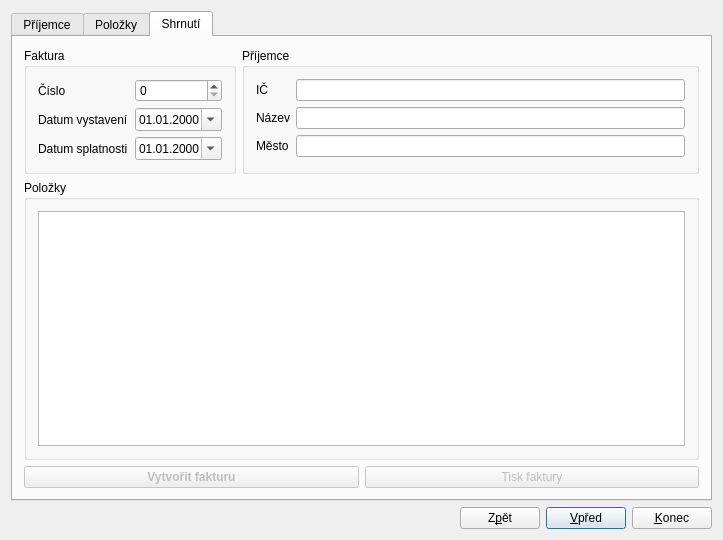
<?xml version="1.0" encoding="UTF-8"?>
<ui version="4.0">
 <class>NewInvoice</class>
 <widget class="QMainWindow" name="NewInvoice">
  <property name="geometry">
   <rect>
    <x>0</x>
    <y>0</y>
    <width>723</width>
    <height>540</height>
   </rect>
  </property>
  <property name="windowTitle">
   <string>Nová faktura</string>
  </property>
  <widget class="QWidget" name="centralWidget">
   <layout class="QVBoxLayout" name="verticalLayout">
    <item>
     <widget class="QTabWidget" name="tabWidget">
      <property name="whatsThis">
       <string>&lt;html&gt;&lt;head/&gt;&lt;body&gt;&lt;p&gt;&lt;br/&gt;&lt;/p&gt;&lt;/body&gt;&lt;/html&gt;</string>
      </property>
      <property name="currentIndex">
       <number>2</number>
      </property>
      <widget class="QWidget" name="tab_rcv">
       <attribute name="title">
        <string>Příjemce</string>
       </attribute>
       <layout class="QVBoxLayout" name="verticalLayout_2">
        <item>
         <widget class="QTableView" name="rcvView">
          <property name="selectionMode">
           <enum>QAbstractItemView::ExtendedSelection</enum>
          </property>
          <property name="selectionBehavior">
           <enum>QAbstractItemView::SelectRows</enum>
          </property>
          <property name="horizontalScrollMode">
           <enum>QAbstractItemView::ScrollPerPixel</enum>
          </property>
          <attribute name="horizontalHeaderStretchLastSection">
           <bool>true</bool>
          </attribute>
         </widget>
        </item>
        <item>
         <layout class="QHBoxLayout" name="horizontalLayout_3">
          <item>
           <widget class="QLabel" name="filtRcvLabel">
            <property name="text">
             <string>Filtr:</string>
            </property>
           </widget>
          </item>
          <item>
           <widget class="QLineEdit" name="filtRcvEdit"/>
          </item>
          <item>
           <widget class="QPushButton" name="newRcvButton">
            <property name="text">
             <string>Nový příjemce</string>
            </property>
           </widget>
          </item>
         </layout>
        </item>
       </layout>
      </widget>
      <widget class="QWidget" name="tab_items">
       <attribute name="title">
        <string>Položky</string>
       </attribute>
       <layout class="QVBoxLayout" name="verticalLayout_3">
        <item>
         <widget class="QTableView" name="itmView">
          <property name="selectionMode">
           <enum>QAbstractItemView::NoSelection</enum>
          </property>
          <property name="horizontalScrollMode">
           <enum>QAbstractItemView::ScrollPerPixel</enum>
          </property>
          <attribute name="horizontalHeaderStretchLastSection">
           <bool>true</bool>
          </attribute>
         </widget>
        </item>
        <item>
         <layout class="QHBoxLayout" name="horizontalLayout_2">
          <item>
           <widget class="QLabel" name="filtItmLabel">
            <property name="text">
             <string>Filtr:</string>
            </property>
           </widget>
          </item>
          <item>
           <widget class="QLineEdit" name="filtItmEdit"/>
          </item>
          <item>
           <widget class="QPushButton" name="pushButton_2">
            <property name="text">
             <string>Nová položka</string>
            </property>
           </widget>
          </item>
         </layout>
        </item>
       </layout>
      </widget>
      <widget class="QWidget" name="tab_sum">
       <attribute name="title">
        <string>Shrnutí</string>
       </attribute>
       <layout class="QVBoxLayout" name="verticalLayout_4">
        <item>
         <layout class="QHBoxLayout" name="horizontalLayout_4">
          <item>
           <widget class="QGroupBox" name="groupBox_2">
            <property name="title">
             <string>Faktura</string>
            </property>
            <layout class="QFormLayout" name="formLayout">
             <item row="0" column="0">
              <widget class="QLabel" name="label_6">
               <property name="text">
                <string>Číslo</string>
               </property>
              </widget>
             </item>
             <item row="0" column="1">
              <widget class="QSpinBox" name="invNOBox">
               <property name="maximum">
                <number>203012999</number>
               </property>
              </widget>
             </item>
             <item row="1" column="0">
              <widget class="QLabel" name="label_2">
               <property name="text">
                <string>Datum vystavení</string>
               </property>
              </widget>
             </item>
             <item row="1" column="1">
              <widget class="QDateEdit" name="issEdit">
               <property name="displayFormat">
                <string>dd.MM.yyyy</string>
               </property>
               <property name="calendarPopup">
                <bool>true</bool>
               </property>
              </widget>
             </item>
             <item row="2" column="0">
              <widget class="QLabel" name="label">
               <property name="text">
                <string>Datum splatnosti</string>
               </property>
              </widget>
             </item>
             <item row="2" column="1">
              <widget class="QDateEdit" name="dueEdit">
               <property name="displayFormat">
                <string>dd.MM.yyyy</string>
               </property>
               <property name="calendarPopup">
                <bool>true</bool>
               </property>
              </widget>
             </item>
            </layout>
           </widget>
          </item>
          <item>
           <widget class="QGroupBox" name="rcvGroupBox">
            <property name="title">
             <string>Příjemce</string>
            </property>
            <layout class="QFormLayout" name="formLayout_2">
             <item row="0" column="0">
              <widget class="QLabel" name="label_3">
               <property name="text">
                <string>IČ</string>
               </property>
              </widget>
             </item>
             <item row="1" column="0">
              <widget class="QLabel" name="label_4">
               <property name="text">
                <string>Název</string>
               </property>
              </widget>
             </item>
             <item row="1" column="1">
              <widget class="QLineEdit" name="nameEdit">
               <property name="frame">
                <bool>true</bool>
               </property>
               <property name="readOnly">
                <bool>true</bool>
               </property>
              </widget>
             </item>
             <item row="3" column="0">
              <widget class="QLabel" name="label_5">
               <property name="text">
                <string>Město</string>
               </property>
              </widget>
             </item>
             <item row="3" column="1">
              <widget class="QLineEdit" name="cityEdit">
               <property name="frame">
                <bool>true</bool>
               </property>
               <property name="readOnly">
                <bool>true</bool>
               </property>
              </widget>
             </item>
             <item row="0" column="1">
              <widget class="QLineEdit" name="ICEdit">
               <property name="frame">
                <bool>true</bool>
               </property>
               <property name="readOnly">
                <bool>true</bool>
               </property>
              </widget>
             </item>
            </layout>
           </widget>
          </item>
         </layout>
        </item>
        <item>
         <widget class="QGroupBox" name="itmGroupBox">
          <property name="title">
           <string>Položky</string>
          </property>
          <layout class="QVBoxLayout" name="verticalLayout_5">
           <item>
            <widget class="QTableView" name="sumItemView">
             <attribute name="horizontalHeaderStretchLastSection">
              <bool>true</bool>
             </attribute>
            </widget>
           </item>
          </layout>
         </widget>
        </item>
        <item>
         <layout class="QHBoxLayout" name="horizontalLayout_5" stretch="0,0">
          <item>
           <widget class="QPushButton" name="createInvButton">
            <property name="enabled">
             <bool>false</bool>
            </property>
            <property name="font">
             <font>
              <weight>75</weight>
              <bold>true</bold>
             </font>
            </property>
            <property name="text">
             <string>Vytvořit fakturu</string>
            </property>
           </widget>
          </item>
          <item>
           <widget class="QPushButton" name="printInvButton">
            <property name="enabled">
             <bool>false</bool>
            </property>
            <property name="text">
             <string>Tisk faktury</string>
            </property>
           </widget>
          </item>
         </layout>
        </item>
       </layout>
      </widget>
     </widget>
    </item>
    <item>
     <layout class="QHBoxLayout" name="horizontalLayout">
      <item>
       <spacer name="horizontalSpacer">
        <property name="orientation">
         <enum>Qt::Horizontal</enum>
        </property>
        <property name="sizeHint" stdset="0">
         <size>
          <width>40</width>
          <height>20</height>
         </size>
        </property>
       </spacer>
      </item>
      <item>
       <widget class="QPushButton" name="backButton">
        <property name="text">
         <string>Z&amp;pět</string>
        </property>
       </widget>
      </item>
      <item>
       <widget class="QPushButton" name="fwdButton">
        <property name="text">
         <string>&amp;Vpřed</string>
        </property>
        <property name="default">
         <bool>true</bool>
        </property>
       </widget>
      </item>
      <item>
       <widget class="QPushButton" name="exitButton">
        <property name="text">
         <string>&amp;Konec</string>
        </property>
        <property name="shortcut">
         <string>Esc</string>
        </property>
       </widget>
      </item>
     </layout>
    </item>
   </layout>
  </widget>
 </widget>
 <layoutdefault spacing="6" margin="11"/>
 <tabstops>
  <tabstop>tabWidget</tabstop>
  <tabstop>rcvView</tabstop>
  <tabstop>filtRcvEdit</tabstop>
  <tabstop>itmView</tabstop>
  <tabstop>filtItmEdit</tabstop>
  <tabstop>invNOBox</tabstop>
  <tabstop>ICEdit</tabstop>
  <tabstop>nameEdit</tabstop>
  <tabstop>cityEdit</tabstop>
  <tabstop>sumItemView</tabstop>
  <tabstop>backButton</tabstop>
  <tabstop>fwdButton</tabstop>
  <tabstop>exitButton</tabstop>
 </tabstops>
 <resources/>
 <connections>
  <connection>
   <sender>exitButton</sender>
   <signal>clicked()</signal>
   <receiver>NewInvoice</receiver>
   <slot>close()</slot>
   <hints>
    <hint type="sourcelabel">
     <x>789</x>
     <y>691</y>
    </hint>
    <hint type="destinationlabel">
     <x>350</x>
     <y>507</y>
    </hint>
   </hints>
  </connection>
  <connection>
   <sender>backButton</sender>
   <signal>clicked()</signal>
   <receiver>NewInvoice</receiver>
   <slot>prev()</slot>
   <hints>
    <hint type="sourcelabel">
     <x>617</x>
     <y>689</y>
    </hint>
    <hint type="destinationlabel">
     <x>337</x>
     <y>267</y>
    </hint>
   </hints>
  </connection>
  <connection>
   <sender>fwdButton</sender>
   <signal>clicked()</signal>
   <receiver>NewInvoice</receiver>
   <slot>next()</slot>
   <hints>
    <hint type="sourcelabel">
     <x>691</x>
     <y>694</y>
    </hint>
    <hint type="destinationlabel">
     <x>670</x>
     <y>343</y>
    </hint>
   </hints>
  </connection>
  <connection>
   <sender>tabWidget</sender>
   <signal>currentChanged(int)</signal>
   <receiver>NewInvoice</receiver>
   <slot>currentChanged()</slot>
   <hints>
    <hint type="sourcelabel">
     <x>235</x>
     <y>19</y>
    </hint>
    <hint type="destinationlabel">
     <x>176</x>
     <y>2</y>
    </hint>
   </hints>
  </connection>
  <connection>
   <sender>newRcvButton</sender>
   <signal>clicked()</signal>
   <receiver>NewInvoice</receiver>
   <slot>newRcv()</slot>
   <hints>
    <hint type="sourcelabel">
     <x>764</x>
     <y>649</y>
    </hint>
    <hint type="destinationlabel">
     <x>670</x>
     <y>398</y>
    </hint>
   </hints>
  </connection>
  <connection>
   <sender>filtRcvEdit</sender>
   <signal>textChanged(QString)</signal>
   <receiver>NewInvoice</receiver>
   <slot>filterRcv(QString)</slot>
   <hints>
    <hint type="sourcelabel">
     <x>186</x>
     <y>651</y>
    </hint>
    <hint type="destinationlabel">
     <x>100</x>
     <y>502</y>
    </hint>
   </hints>
  </connection>
  <connection>
   <sender>filtItmEdit</sender>
   <signal>textChanged(QString)</signal>
   <receiver>NewInvoice</receiver>
   <slot>filterRcv(QString)</slot>
   <hints>
    <hint type="sourcelabel">
     <x>134</x>
     <y>653</y>
    </hint>
    <hint type="destinationlabel">
     <x>122</x>
     <y>512</y>
    </hint>
   </hints>
  </connection>
  <connection>
   <sender>pushButton_2</sender>
   <signal>clicked()</signal>
   <receiver>NewInvoice</receiver>
   <slot>newItm()</slot>
   <hints>
    <hint type="sourcelabel">
     <x>785</x>
     <y>648</y>
    </hint>
    <hint type="destinationlabel">
     <x>672</x>
     <y>431</y>
    </hint>
   </hints>
  </connection>
  <connection>
   <sender>createInvButton</sender>
   <signal>clicked()</signal>
   <receiver>NewInvoice</receiver>
   <slot>createInv()</slot>
   <hints>
    <hint type="sourcelabel">
     <x>457</x>
     <y>613</y>
    </hint>
    <hint type="destinationlabel">
     <x>447</x>
     <y>688</y>
    </hint>
   </hints>
  </connection>
  <connection>
   <sender>printInvButton</sender>
   <signal>clicked()</signal>
   <receiver>NewInvoice</receiver>
   <slot>printInv()</slot>
   <hints>
    <hint type="sourcelabel">
     <x>349</x>
     <y>649</y>
    </hint>
    <hint type="destinationlabel">
     <x>323</x>
     <y>690</y>
    </hint>
   </hints>
  </connection>
 </connections>
 <slots>
  <slot>prev()</slot>
  <slot>next()</slot>
  <slot>currentChanged()</slot>
  <slot>newRcv()</slot>
  <slot>filterRcv(QString)</slot>
  <slot>newItm()</slot>
  <slot>createInv()</slot>
  <slot>printInv()</slot>
 </slots>
</ui>
